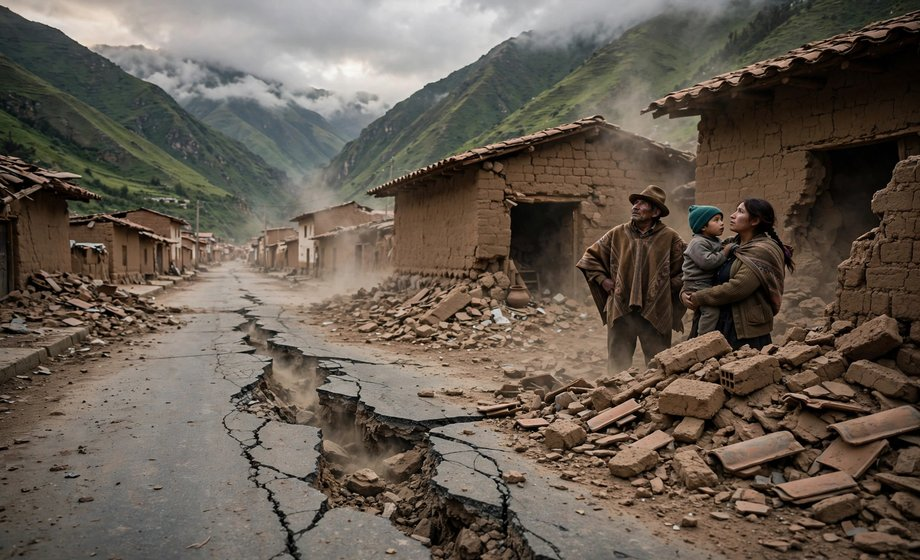
#> input picture lead.jpg, 920 x 560 px
$ python build_art.py
#> lines starting #> are read from the running program, lines starting #| are printed output that depends on the picture
#!/usr/bin/env python3
"""Paint the Twenty-One front page for Saturday 21 November 2026.

A single 1024x1024 broadsheet page, drawn with Pillow and the DejaVu
family. The nameplate carries the date; the lead story is the
magnitude 6.8 earthquake in Junin, Peru, with an AI-generated
illustration of the reported scene as the lead photo (captioned as an
illustration); below it sit the Wall Street correction, the missiles
in Poland, Anthropic's record IPO and Cyclone Akvan, a black strip of
the day's numbers, and six briefs. Every story is as reported on
21 November 2026; nothing is invented.

Run this file to repaint entry.png next to it. The render is fully
deterministic: identical inputs give identical bytes.
"""
import pathlib

from PIL import Image
from PIL import ImageDraw, ImageFont

PAGE_W, PAGE_H = 1024, 1024
EDGE = 34
INK = (15, 15, 15)
NEWS = (252, 250, 244)
ACCENT = (165, 12, 12)
ASH = (96, 96, 96)
FONT_DIR = pathlib.Path("/usr/share/fonts/truetype/dejavu")

PAPER_NAME = "TWENTY-ONE"
DATELINE = "SATURDAY  •  21  NOVEMBER  2026"
TAGLINE = "THE WORLD IN ONE PAGE  —  NINE STORIES THAT DEFINED THE DAY"

LEAD_TAG = "LEAD STORY  •  JUNÍN, PERU"
LEAD_HEAD = "6.8 quake shakes Peru, felt in Lima"
LEAD_BODY = "A magnitude 6.8 earthquake struck the Andean region of Junín on Friday, Peru's Geophysical Institute said, shaking buildings and sending residents into the streets. Tremors were felt in the capital, Lima, around 320 km away."
LEAD_CAPTION = "Residents outside cracked adobe homes in Junín. Illustration."

MARKETS = ("NEW YORK",
           "Stocks plunge as AI sell-off deepens",
           "The S&P 500 and Dow entered correction territory; the Nasdaq fell 5.3% as Nvidia dropped about 14%.")
POLAND = ("WARSAW",
          "Russian missiles fall in Poland",
          "Two Russian missiles and a suspected drone came down in Poland. The prime minister called it a deliberate provocation; NATO called it a grave violation.")
ANTHROPIC = ("SAN FRANCISCO",
             "Anthropic IPO: $119.5bn, a record",
             "Anthropic closed the largest share debut ever at $119.5 billion, passing SpaceX's record.")
AKVAN = ("ODISHA, INDIA",
         "Cyclone Akvan makes landfall",
         "Cyclone Akvan crossed the Odisha coast near Gopalpur, bringing strong winds and heavy rain.")

NUMBERS = (
    ("6.8", "quake in Junín, Peru"),
    ("-5.3%", "Nasdaq in one day"),
    ("$119.5BN", "Anthropic IPO record"),
    ("320 KM", "tremors felt, to Lima"),
    ("$3.68BN", "Mailchimp sale price"),
)

BRIEFS = (
    "UK and EU sign deals on food, carbon and youth mobility.",
    "Intuit sells Mailchimp for $3.68bn, a third of its 2021 price.",
    "KL Rahul's ton completes the SENA set in Wellington.",
    "Four nations urge Israel to let aid reach flooded Gaza.",
    "India's NSE becomes the world's fifth-largest exchange.",
    "FBI probes suspected hack of a national crime database.",
)

FOOTER = "All stories as reported on 21 November 2026. Lead photo is an AI-generated illustration of the reported scene; drawn with PIL; no invented quotes."


def serif(size):
    return ImageFont.truetype(str(FONT_DIR / "DejaVuSerif-Bold.ttf"), size)


def sans(size):
    return ImageFont.truetype(str(FONT_DIR / "DejaVuSans.ttf"), size)


def sans_bold(size):
    return ImageFont.truetype(str(FONT_DIR / "DejaVuSans-Bold.ttf"), size)


def fold(draw, text, font, width):
    """Split text into lines that fit inside `width` pixels, greedily."""
    out = []
    current = ""
    for word in text.split():
        candidate = f"{current} {word}".strip() if current else word
        if draw.textlength(candidate, font=font) <= width:
            current = candidate
        else:
            if current:
                out.append(current)
            current = word
    if current:
        out.append(current)
    return out


def block(draw, x, top, text, font, width, step):
    """Draw a wrapped paragraph; returns the y just below it."""
    y = top
    for line in fold(draw, text, font, width):
        draw.text((x, y), line, font=font, fill=INK)
        y += step
    return y


def rule(draw, y, weight=2, left=None, right=None):
    """A horizontal rule across the page (or between two x bounds)."""
    draw.line([(EDGE if left is None else left, y),
               (PAGE_W - EDGE if right is None else right, y)],
              fill=INK, width=weight)


def tag(draw, x, top, text):
    """A small red kicker line above a headline."""
    draw.text((x, top), text, font=sans_bold(16), fill=ACCENT)
    return top + 24


def title(draw, x, top, text, size, width, step):
    """A serif headline, wrapped to `width`."""
    return block(draw, x, top, text, serif(size), width, step)


def plunge_chart(draw, x, top, width, height):
    """A small falling-line chart for the markets story."""
    draw.rectangle([x, top, x + width, top + height], outline=ASH, width=1)
    for row in range(1, 4):
        gy = top + height * row / 4
        draw.line([(x, gy), (x + width, gy)], fill=(220, 218, 208), width=1)
    trail = [(0.00, 0.12), (0.12, 0.22), (0.24, 0.18),
             (0.36, 0.38), (0.48, 0.34), (0.60, 0.55),
             (0.72, 0.62), (0.84, 0.78), (1.00, 0.92)]
    points = [(x + width * fx, top + height * fy) for fx, fy in trail]
    draw.line(points, fill=ACCENT, width=3, joint="curve")
    label = "-5.3%"
    label_w = draw.textlength(label, font=sans_bold(13))
    draw.text((x + width - label_w - 4, top + 3), label,
              font=sans_bold(13), fill=ACCENT)


def side_by_side(draw, top, left, right, limit, head_size=27,
                 head_step=30, body_size=16, body_step=21, chart=False):
    """Render two stories next to each other; returns the y below them.

    Each story is a (kicker, headline, body) triple. The block must end
    at or above `limit`, or the page layout is broken and we fail.
    """
    col = (PAGE_W - 2 * EDGE) // 2 - 14
    right_x = EDGE + col + 28
    ly = tag(draw, EDGE, top, left[0])
    ly = title(draw, EDGE, ly, left[1], head_size, col, head_step)
    ly = block(draw, EDGE, ly + 4, left[2], sans(body_size), col, body_step)
    if chart:
        plunge_chart(draw, EDGE, ly + 6, col, 44)
        ly += 56
    ry = tag(draw, right_x, top, right[0])
    ry = title(draw, right_x, ry, right[1], head_size, col, head_step)
    ry = block(draw, right_x, ry + 4, right[2], sans(body_size), col, body_step)
    bottom = max(ly, ry)
    assert bottom <= limit, f"side-by-side block runs past {limit}: {bottom}"
    return bottom


def draw_masthead(draw):
    """Nameplate, date line and tagline across the top of the page."""
    title_font = serif(76)
    title_w = draw.textlength(PAPER_NAME, font=title_font)
    draw.text(((PAGE_W - title_w) / 2, 10), PAPER_NAME,
              font=title_font, fill=INK)
    rule(draw, 106, 4)
    rule(draw, 112, 1)
    date_font = sans_bold(24)
    date_w = draw.textlength(DATELINE, font=date_font)
    draw.text(((PAGE_W - date_w) / 2, 120), DATELINE,
              font=date_font, fill=ACCENT)
    tag_font = sans(17)
    tag_w = draw.textlength(TAGLINE, font=tag_font)
    draw.text(((PAGE_W - tag_w) / 2, 152), TAGLINE, font=tag_font, fill=ASH)
    rule(draw, 180, 3)
    rule(draw, 185, 1)


def draw_lead(sheet, draw):
    """The quake story: headline and body left, photo right."""
    top = 195
    top = tag(draw, EDGE, top, LEAD_TAG)
    text_w = 470
    top = title(draw, EDGE, top, LEAD_HEAD, 36, text_w, 40)
    top = block(draw, EDGE, top + 6, LEAD_BODY, sans(17), text_w, 22)
    assert top <= 515, f"lead story runs past its band: {top}"
    here = pathlib.Path(__file__).resolve().parent
    photo = Image.open(here / "lead.jpg")
    photo = photo.convert("RGB")
    photo = photo.resize((460, 260), Image.LANCZOS)
    px, py = 530, 217
    sheet.paste(photo, (px, py))
    draw.rectangle([px, py, px + 460, py + 260], outline=INK, width=2)
    draw.text((px, py + 266), LEAD_CAPTION, font=sans(12), fill=ASH)
    rule(draw, 522, 2)


def draw_numbers(draw):
    """Black band: five figures from the day, side by side."""
    top = 894
    draw.rectangle([EDGE, top, PAGE_W - EDGE, top + 40], fill=INK)
    slot = (PAGE_W - 2 * EDGE) / len(NUMBERS)
    for idx, (big, small) in enumerate(NUMBERS):
        centre = EDGE + slot * idx + slot / 2
        big_font = sans_bold(19)
        big_w = draw.textlength(big, font=big_font)
        draw.text((centre - big_w / 2, top + 3), big,
                  font=big_font, fill=NEWS)
        small_font = sans(11)
        small_w = draw.textlength(small, font=small_font)
        draw.text((centre - small_w / 2, top + 24), small,
                  font=small_font, fill=(210, 208, 198))
        if idx:
            draw.line([(EDGE + slot * idx, top + 6),
                       (EDGE + slot * idx, top + 34)],
                      fill=(90, 90, 90), width=1)


def draw_briefs(draw):
    """Six one-line briefs in two columns under a heading."""
    top = 942
    draw.text((EDGE, top), "THE DAY IN BRIEF", font=sans_bold(17), fill=INK)
    rule(draw, top + 22, 1)
    half = (PAGE_W - 2 * EDGE) // 2
    brief_font = sans(12)
    for item in BRIEFS:
        assert draw.textlength(item, font=brief_font) <= half - 22, \
            f"brief does not fit on one line: {item}"
    first = top + 28
    for pos, item in enumerate(BRIEFS):
        col, row = pos % 2, pos // 2
        x = EDGE + col * half
        y = first + row * 13
        draw.text((x, y), "\u2022", font=sans_bold(13), fill=ACCENT)
        draw.text((x + 14, y), item, font=brief_font, fill=INK)
    assert first + 2 * 13 + 13 <= 1010, "briefs run into the footer"


def paint():
    """Draw the whole page and return the finished image."""
    sheet = Image.new("RGB", (PAGE_W, PAGE_H), NEWS)
    draw = ImageDraw.Draw(sheet)
    draw_masthead(draw)
    draw_lead(sheet, draw)
    side_by_side(draw, 534, MARKETS, POLAND, 740, chart=True)
    rule(draw, 748, 1)
    side_by_side(draw, 760, ANTHROPIC, AKVAN, 884,
                 head_size=25, head_step=28, body_size=15, body_step=20)
    rule(draw, 886, 1)
    draw_numbers(draw)
    draw_briefs(draw)
    draw.text((EDGE, 1012), FOOTER, font=sans(10), fill=ASH)
    return sheet


def main():
    here = pathlib.Path(__file__).resolve().parent
    page = paint()
#> in paint, `sheet = Image.new("RGB", (PAGE_W, PAGE_H), NEWS)`:
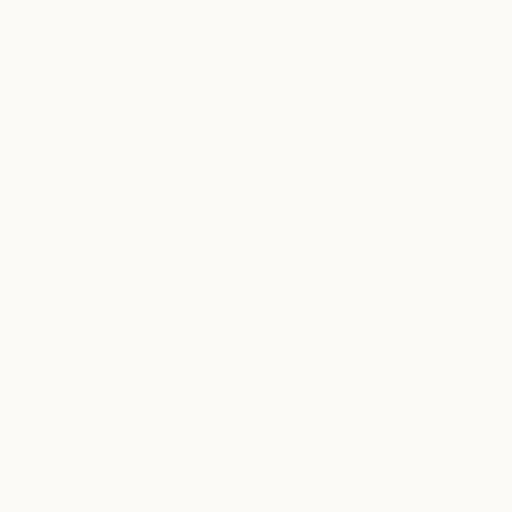
#> sheet: PIL image 1024x1024 RGB (shown at 1/2 size); mean R, G, B 252, 250, 244
#> in draw_lead, photo is the input picture: PIL image 920x560 RGB; mean R, G, B 101.9, 91.4, 80.5
#> in draw_lead, `photo = photo.resize((460, 260), Image.LANCZOS)`:
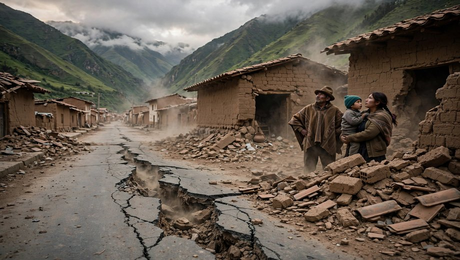
#> photo: PIL image 460x260 RGB; mean R, G, B 101.9, 91.4, 80.6
#> in draw_lead, `sheet.paste(photo, (px, py))`:
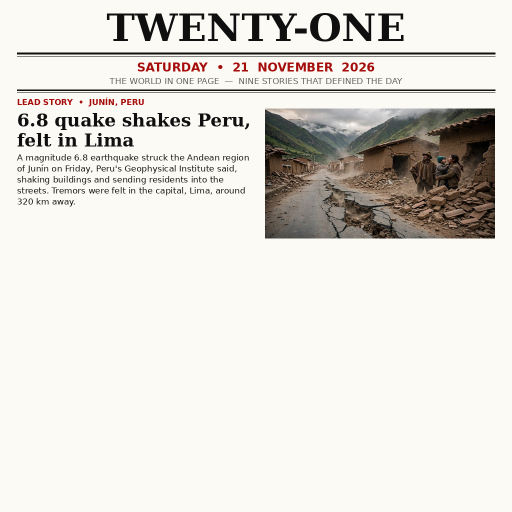
#> sheet: PIL image 1024x1024 RGB (shown at 1/2 size); mean R, G, B 226.5, 222.9, 216.6
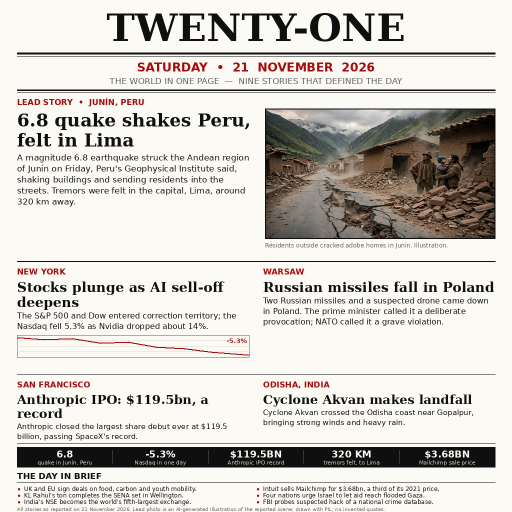
#> page: PIL image 1024x1024 RGB (shown at 1/2 size); mean R, G, B 209.7, 205.7, 199.8
    target = here / "entry.png"
    page.save(target, format="PNG", optimize=True)
    size = target.stat().st_size
    assert size <= 1_048_576, f"entry.png is {size} bytes, over the 1 MiB ceiling"
    print(f"Painted {target} ({size} bytes)")


if __name__ == "__main__":
    main()
